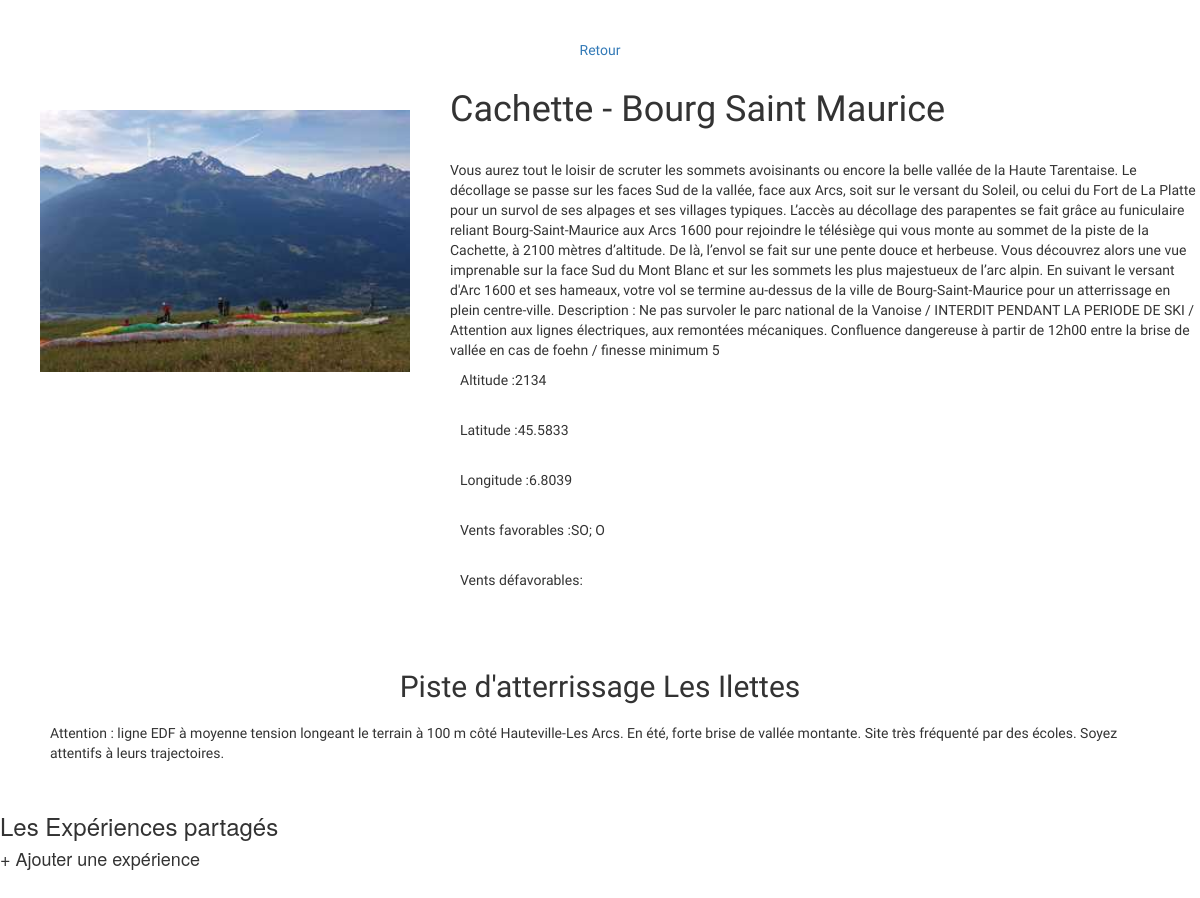
Screenshot of /descriptionSite.php?site=4 with the database file from the repository.
### tables this page shows
CREATE TABLE IF NOT EXISTS `site` (
  `id_site` int(11) NOT NULL AUTO_INCREMENT,
  `site_name` varchar(50) NOT NULL,
  `site_location` varchar(50) NOT NULL,
  `site_picture` varchar(50) NOT NULL DEFAULT 'img/iconeimage.png',
  `site_description` mediumtext NOT NULL,
  `site_altitude` int(11) NOT NULL,
  `site_favourable_winds` varchar(20) NOT NULL,
  `site_unfavourable_winds` varchar(20) NOT NULL,
  `site_latitude` float NOT NULL,
  `site_longitude` float NOT NULL,
  `site_region` varchar(255) NOT NULL,
  `site_filtre_altitude` varchar(255) NOT NULL,
  PRIMARY KEY (`id_site`)
);

CREATE TABLE IF NOT EXISTS `site_landing` (
  `id_site_landing` int(11) NOT NULL AUTO_INCREMENT,
  `id_site` int(11) NOT NULL,
  `site_landing_name` varchar(50) NOT NULL,
  `site_landing_longitude` float NOT NULL,
  `site_landing_lattitude` float NOT NULL,
  `site_landing_altitude` int(11) NOT NULL,
  `site_landing_description` text NOT NULL,
  PRIMARY KEY (`id_site_landing`),
  KEY `id_site` (`id_site`)
);

### conf.php (called while the page is built)
<?php
    $techno='mysql';
    $location='host=localhost';
    $dbname='parapente';
    $user='root';
    $password='';

### class/GestionSite.php (called while the page is built, shortened)
<?php
require_once('Site.php');
class GestionSite extends Site{
    public static $db;
    public function __construct(){
        try
        {
            include("conf.php");
            self::$db = new PDO("$techno:$location;dbname=$dbname;", $user, $password);
        }
        catch(Exception $e)
        {
                die('Erreur : '.$e->getMessage());
        }
    }
    public function displaySite($_sql){
        $data = array();
        $req = self::$db->prepare($_sql);
        $status = $req->execute();
        while ($site = $req->fetch()) {
            $sites = new Site();
            $sites->setName($site["site_name"]);
            $sites->setLocation($site["site_location"]);
            $sites->setIdSite($site["id_site"]);
            $sites->setPicture($site["site_picture"]);
            $sites->setDescription($site["site_description"]);
            $sites->setAltitude($site["site_altitude"]);
            $sites->setLatitude($site["site_latitude"]);
            $sites->setLongitude($site["site_longitude"]);
            $sites->setFavourableWinds($site["site_favourable_winds"]);
            $sites->setUnfavourableWinds($site["site_unfavourable_winds"]);
            $sites->setRegion($site["site_region"]);
            $sites->setFiltreAltitude($site["site_filtre_altitude"]);
            array_push($data,$sites);
        }
            return $data;
    }
    public function displayLandingSite($_sql){
        $data = array();
        $req = self::$db->prepare($_sql);
        $status = $req->execute();
        while ($site = $req->fetch()) {
            $sites = new Site();
            $sites->setName($site["site_landing_name"]);
            $sites->setIdSite($site["id_site"]);
            $sites->setId($site["id_site_landing"]);
            $sites->setDescription($site["site_landing_description"]);
            array_push($data,$sites);
        }
            return $data;
    }
}

### class/Site.php (called while the page is built, shortened)
<?php
class Site {
  protected $_name;
  protected $_location;
  protected $_description;
  protected $_altitude;
  protected $_latitude;
  protected $_longitude;
  protected $_picture;
  protected $_favourableWinds;
  public function getName()
  {
    return $this->_name;
  }
  public function getLocation()
  {
    return $this->_location;
  }
  public function getPicture()
  {
    return $this->_picture;
  }
  public function getDescription()
  {
    return $this->_description;
  }
  public function getAltitude()
  {
    return $this->_altitude;
  }
  public function getLatitude()
  {
    return $this->_latitude;
  }
  public function getLongitude()
  {
    return $this->_longitude;
  }
  public function getFavourableWinds()
  {
    return $this->_favourableWinds;
  }
  public function setId($_id)
  {
    $_id = (int) $_id;
  }
  public function setIdSite($_idSite)
  {
    $_idSite = (int) $_idSite;
  }
  public function setName($_name)
  {
    if (is_string($_name))
    {
      $this->_name = $_name;
    }
  }
  public function setLocation($_location)
  {
    if (is_string($_location))
    {
      $this->_location = $_location;
    }
  }
  public function setDescription($_description)
  {
    if (is_string($_description))
    {
      $this->_description = $_description;
    }
  }
  public function setAltitude($_altitude)
  {
    $_altitude = (float) $_altitude;
    if ($_altitude > 0)
    {
      $this->_altitude = $_altitude;
    }
  }
  public function setLatitude($_latitude)
  {
    $_latitude = (float) $_latitude;
    if ($_latitude > 0)
    {
      $this->_latitude = $_latitude;
    }
  }
  public function setLongitude($_longitude)
  {
    $_longitude = (float) $_longitude;
    $this->_longitude = $_longitude;
  }
  public function setPicture($_picture)
  {
    if (is_string($_picture))
    {
      $this->_picture = $_picture;
    }
  }
  public function setFavourableWinds($_favourableWinds)
  {
    if (is_string($_favourableWinds))
    {
      $this->_favourableWinds = $_favourableWinds;
    }
  }
}

### descriptionSite.php (the view, shortened to what this page needs)
<!DOCTYPE html>
<html lang="en">
    <?php include("header.php"); ?>
    <body>
        <a href="SiteDeco.php"> Retour </a>
        <?php
            $id=$_GET['site'];
            require_once('class/GestionSite.php');
            $sites = new GestionSite();
            $data = $sites->displaySite("SELECT * FROM site WHERE id_site = $id");
            foreach($data as $site) {
            ?>
                <section id="displayDescriptionSite">
                    <div>
                        <?php
                        echo '<img src="'. $site->getPicture() . '"/>';
                        ?>
                    </div>
                    <div id="descriptionSite">
                        <h1><?php echo ucfirst($site->getName()); ?> -
                        <?php echo ucfirst($site->getLocation()); ?></h1>
                        <?php echo utf8_encode($site->getDescription());
                         echo '<p> Altitude :'.$site->getAltitude().' </p> ';
                         echo '<p> Latitude :'.$site->getLatitude().' </p> ';
                         echo '<p> Longitude :'.$site->getLongitude().' </p> ';
                         echo '<p> Vents favorables :'. $site->getFavourableWinds().'</p>';
                         echo '<p> Vents défavorables: '. $site->getUnfavourableWinds().'</p>';
                        ?>
                    </div>
            <?php
            }
            ?>
                </section>
            <?php
                $sites = new GestionSite();
                $data = $sites->displayLandingSite("SELECT * FROM site_landing WHERE id_site = $id");
                foreach($data as $site) {
            ?>
            <div id="descriptionLandingSite">
                <h2>Piste d'atterrissage  <?php echo ucfirst($site->getName()); ?></h2>
                <?=utf8_encode($site->getDescription());
                }
                ?>
            </div>
        <h3> Les Expériences partagés </h3>
        <h4 id="shareExperience"> + Ajouter une expérience </h4>
    <body>
<html>

### css/style.css (style rules this page uses)
* { box-sizing: border-box; margin: 0%; font-family: 'Vidaloka', serif; }
#titleWebsite > div, h2,a, .caption { display: flex; align-items: center; justify-content: center; padding: 10px ; }
section img { padding-right: 30px; width: 120px; }
#descriptionSite { display: flex; flex-direction: column; width: 900px; }
#displayDescriptionSite { display: flex; }
#displayDescriptionSite img { width: 450px; padding: 40px; }
h1, h4 { padding-bottom: 20px; }
p { padding: 10px; }
a { margin-top: 30px; }
#descriptionLandingSite { margin: 50px; }

### rows the page displays
site: site_picture (picture), site_name "Cachette", site_location "Bourg Saint Maurice", site_description "Vous aurez tout le loisir de scruter les sommets avoisinants ou encore la belle vallée de la Haute Tarentaise. Le décollage se passe sur les faces Sud de la vallée, face aux Arcs, soit sur le versant du Soleil, ou celui du Fort de La Platte pour un survol de ses alpages et ses villages typiques. L’accès au décollage des parapentes se fait grâce au funiculaire reliant Bourg-Saint-Maurice aux Arcs 1600 pour rejoindre le télésiège qui vous monte au sommet de la piste de la Cachette, à 2100 mètres d’altitude. De là, l’envol se fait sur une pente douce et herbeuse. Vous découvrez alors une vue imprenable sur la face Sud du Mont Blanc et sur les sommets les plus majestueux de l’arc alpin. En…", site_altitude "2134", site_latitude "45.5833", site_longitude "6.8039", site_favourable_winds "SO; O"
site_landing: site_landing_name "Les Ilettes", site_landing_description "Attention : ligne EDF à moyenne tension longeant le terrain à 100 m côté Hauteville-Les Arcs. En été, forte brise de vallée montante. Site très fréquenté par des écoles. Soyez attentifs à leurs trajectoires."
